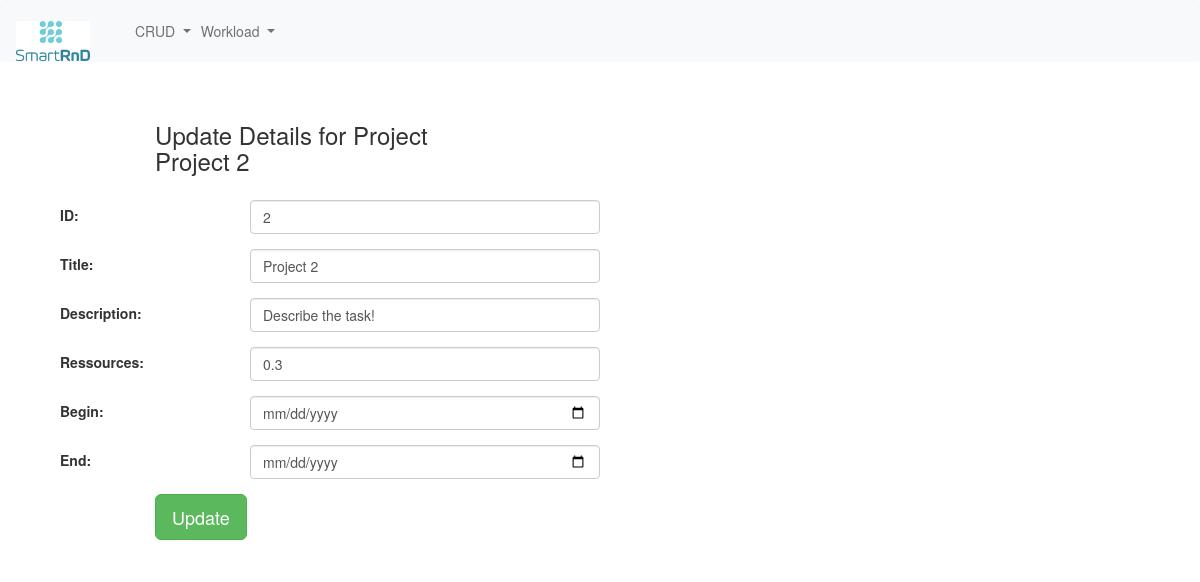
The page /edit_proj/2 on the database as committed earlier.
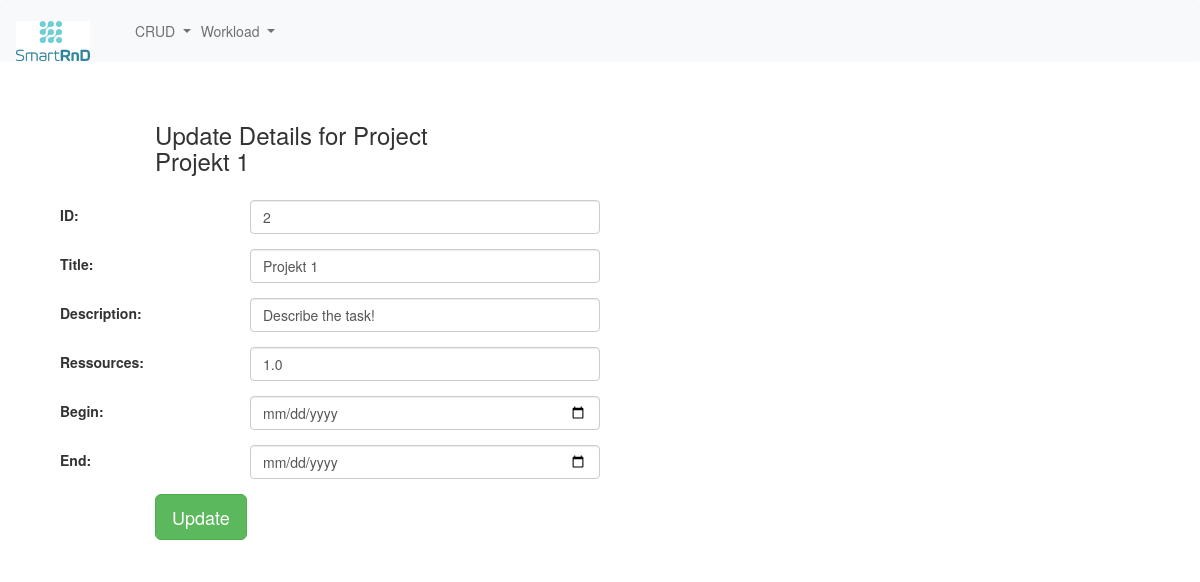
The same page on the database as committed later.
### erpapp/models.py (models this page shows, shortened)
class Task(models.Model):
    title = models.CharField('Title', max_length=50, default='Title')
    description = models.CharField('Description', max_length=2400, default='Describe the task!')
    assigned_employees_on_month = models.ManyToManyField(Employee, through='AssignmentPerMonth')
    class Meta:
        db_table = "task"

class Project(Task):
    ressources = models.FloatField('Ressources')
    begin = models.DateField('Project Start')
    end = models.DateField('Project End')
    class Meta:
        db_table = "project"

### erpapp/views.py (the view)
# urls.py: path('edit_proj/<int:id>', views.edit_proj),
def edit_proj(request, id):
    project = Project.objects.get(id=id)
    context = {
        'project': project
    }
    return render(request, 'edit_proj.html', context)

### erpapp/Templates/edit_proj.html (shortened to what this page needs)
{% extends "base.html" %}
{% block content %}
<div class="col-md-12">
    <form method="POST" class="post-form" action="/update_proj/{{ project.id }}">
        <div class="container">
            <br>
            <div class="form-group row">
                <label class="col-sm-1 col-form-label"></label>
                <div class="col-sm-4">
                    <h3>Update Details for Project<br>{{ project.title }}</h3>
                </div>
            </div>
            <div class="form-group row">
                <label class="col-sm-2 col-form-label">ID:</label>
                <div class="col-sm-4">
                    <input type="text" class="form-control" name="id" id="id_id" required maxlength="20"
                           value="{{ project.id }}"/>
                </div>
            </div>
            <div class="form-group row">
                <label class="col-sm-2 col-form-label">Title:</label>
                <div class="col-sm-4">
                    <input type="text" class="form-control" name="title" id="id_title" required maxlength="32"
                           value="{{ project.title }}"/>
                </div>
            </div>
            <div class="form-group row">
                <label class="col-sm-2 col-form-label">Description:</label>
                <div class="col-sm-4">
                    <input type="text" class="form-control" name="description" id="id_description" required
                           maxlength="32" value="{{ project.description }}"/>
                </div>
            </div>
            <div class="form-group row">
                <label class="col-sm-2 col-form-label">Ressources:</label>
                <div class="col-sm-4">
                    <input type="number" step="0.01" class="form-control" name="ressources" id="id_ressources" required
                           maxlength="15" value="{{ project.ressources }}"/>
                </div>
            </div>
            <div class="form-group row">
                <label class="col-sm-2 col-form-label">Begin:</label>
                <div class="col-sm-4">
                    <input type="date" class="form-control" name="begin" id="id_begin" required maxlength="20"
                           value="{{ project.begin }}"/>
                </div>
            </div>
            <div class="form-group row">
                <label class="col-sm-2 col-form-label">End:</label>
                <div class="col-sm-4">
                    <input type="date" class="form-control" name="end" id="id_end" required maxlength="20"
                           value="{{ project.end }}"/>
                </div>
            </div>
            <div class="form-group row">
                <label class="col-sm-1 col-form-label"></label>
                <div class="col-sm-4">
                    <button type="submit" class="btn btn-success btn-lg">Update</button>
                </div>
            </div>
        </div>
    </form>
</div>
{% endblock content %}

Rows that differ between the two databases and show on the page:
changed Task "Describe the task!": title "Project 2" → "Projekt 1"
changed Project: ressources "0.3" → "1.0"
